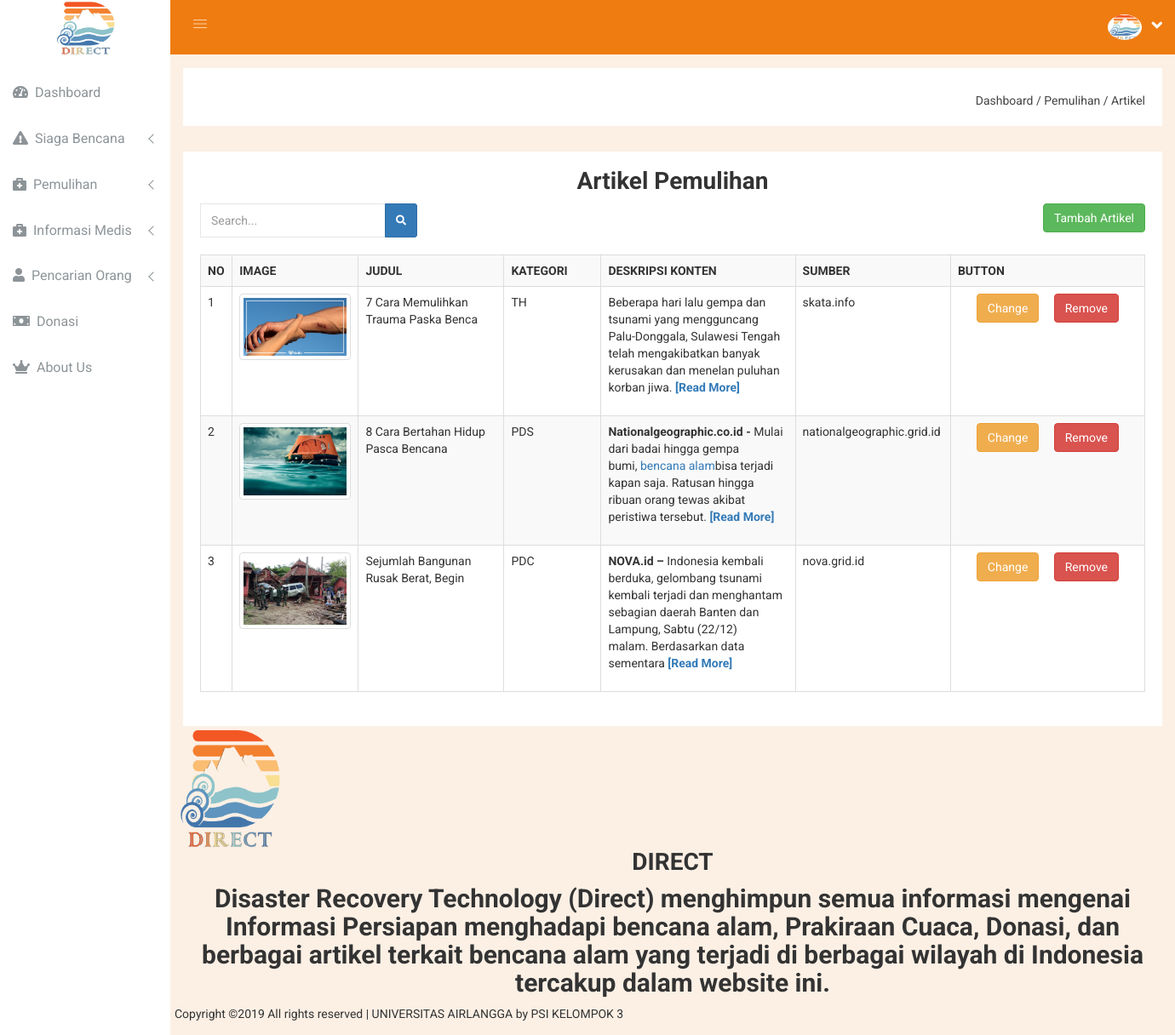
/main.php?module=artikel-pemulihan, run on the app's committed database.
### tables this page shows
CREATE TABLE `artikel_p` (
  `id` int(12) NOT NULL,
  `judul` varchar(36) NOT NULL,
  `sumber` varchar(36) NOT NULL,
  `isi` text NOT NULL,
  `image` varchar(36) NOT NULL,
  `date` datetime NOT NULL DEFAULT CURRENT_TIMESTAMP,
  `kategori` varchar(255) DEFAULT NULL
);

### main.php (called while the page is built, shortened)
<?php
include('module/index.php');
?>

### module/module/artikel-pemulihan.php (the view, shortened to what this page needs)
<div class="breadcome-area">
  <div class="container-fluid">
    <div class="row">
      <div class="col-lg-12 col-md-12 col-sm-12 col-xs-12">
        <div class="breadcome-list">
          <div class="row">
            <div class="col-lg-6 col-md-6 col-sm-6 col-xs-12">
            </div>
            <div class="col-lg-6 col-md-6 col-sm-6 col-xs-12">
              <ul class="breadcome-menu">
                <li>
                  <a href="?module=dashboard">Dashboard</a>
                  <span class="bread-slash">/</span>
                </li>
                <li>
                  <span class="bread-blod">Pemulihan</span> <span class="bread-slash">/</span>
                </li>
                <li>
                  <span><a href="?module=artikel-pemulihan">Artikel</a></span>
                </li>
              </ul>
            </div>
          </div>
        </div>
      </div>
    </div>
  </div>
</div>
<div class="col-lg-12">
  <div class="courses-inner res-mg-b-30">
    <div class="courses-title">
      <h1 align="center">Artikel Pemulihan</h1>
    </div>
    <div class="row">
      <form action="" method="post" autocomplete="off">
        <div class="col-lg-3">
          <div class="input-group input-mark-inner ">
            <input type="text" placeholder="Search..."  class="input-mark-inner mg-b-22 form-control" name="cari">
            <span class="input-group-btn">
              <button type="submit" name="btn-cari" class="btn btn-sm btn-primary">
                <i class="fa fa-search"></i>
              </button>
            </span>
          </div>
        </div>
      </form>
      <div class="col-lg-9" align="right">
        <a href="?module=newartikel2">
          <button class="btn btn-success">Tambah Artikel</button>
        </a>
      </div>
    </div>
    <br>
    <div class="row">
      <div class="col-md-12">
        <?php
        require('config/db.php');
        $sql="";
        if(isset($_POST['btn-cari'])){
          $cari=$_POST['cari'];
          $sql="SELECT * FROM artikel_p WHERE judul LIKE '%$cari%' OR sumber LIKE '%".$cari."%'";
        }else{
          $sql = 'SELECT * FROM artikel_p ORDER by id ASC';
        }
        $result = mysqli_query($con,$sql);
        $no = 1;
        ?>
        <table class="table table-bordered table-striped">
          <tr>
            <th width="2%">NO</th>
            <th width="13%">IMAGE</th>
            <th width="15%">JUDUL</th>
            <th width="10%">KATEGORI</th>
            <th width="20%">DESKRIPSI KONTEN</th>
            <th width="10%">SUMBER</th>
            <th width="20%">BUTTON</th>
          </tr>
          <?php
          while($row = mysqli_fetch_array($result)){ ?>
          <tr>
            <td><?php echo $no; ?></td>
            <td>
              <a href="?module=dtlArticlePemulihan&id=<?php echo $row['id']; ?>"> <img src="images/pemulihan/<?php echo $row['image']; ?>" height="60" width="100%" class="img-thumbnail" /></b>
              </a>
            </td>
            <td><?php echo $row['judul']; ?></td>
            <td><?php echo $row['kategori']; ?></td>
            <td>
              <?php
              echo limit_words($row['isi'],20);
              if(str_word_count($row['isi'])>20){
                echo '<a href="?module=dtlArticlePemulihan&id='.$row['id'].'"> <b>[Read More]</b></a>';
              }
              ?>
            </td>
            <td><?php echo $row['sumber']; ?></td>
            <td align="center">
              <a href="?module=editArtikelPemulihan&id=<?php echo $row['id']; ?>"><button type="button" class="btn btn-warning btn-s">Change</button></a>
              <button type="button" name="delete" data-toggle="modal" data-target=".bs-modal-DeleteArticle<?php echo $row['id']; ?>" class="btn btn-danger bt-sm" >Remove</button>
            </td>
                </tr>
                <?php
                $no++;
              }
              ?>
            </table>
          </div>
        </div>
      </div>
    </div>
    <?php
    function limit_words($string, $word_limit){
      $words = explode(" ",$string);
      return implode(" ",array_splice($words,0,$word_limit));
    }
    ?>

### back-end/css/main.css (style rules this page uses)
html { color: #222; font-size: 1em; line-height: 1.4; }
audio, canvas, iframe, img, svg, video { vertical-align: middle; }

### data on the page
artikel_p: image (picture), judul "7 Cara Memulihkan Trauma Paska Benca", kategori "TH", isi "Beberapa hari lalu gempa dan tsunami yang mengguncang Palu-Donggala, Sulawesi Tengah telah mengakibatkan banyak kerusakan dan menelan puluhan korban jiwa.", sumber "skata.info"
artikel_p: image (picture), judul "8 Cara Bertahan Hidup Pasca Bencana", kategori "PDS", isi "Nationalgeographic.co.id - Mulai dari badai hingga gempa bumi, bencana alam bisa terjadi kapan saja. Ratusan hingga ribuan orang tewas akibat peristiwa tersebut.", sumber "nationalgeographic.grid.id"
artikel_p: image (picture), judul "Sejumlah Bangunan Rusak Berat, Begin", kategori "PDC", isi "NOVA.id – Indonesia kembali berduka, gelombang tsunami kembali terjadi dan menghantam sebagian daerah Banten dan Lampung, Sabtu (22/12) malam. Berdasarkan data sementara", sumber "nova.grid.id"
